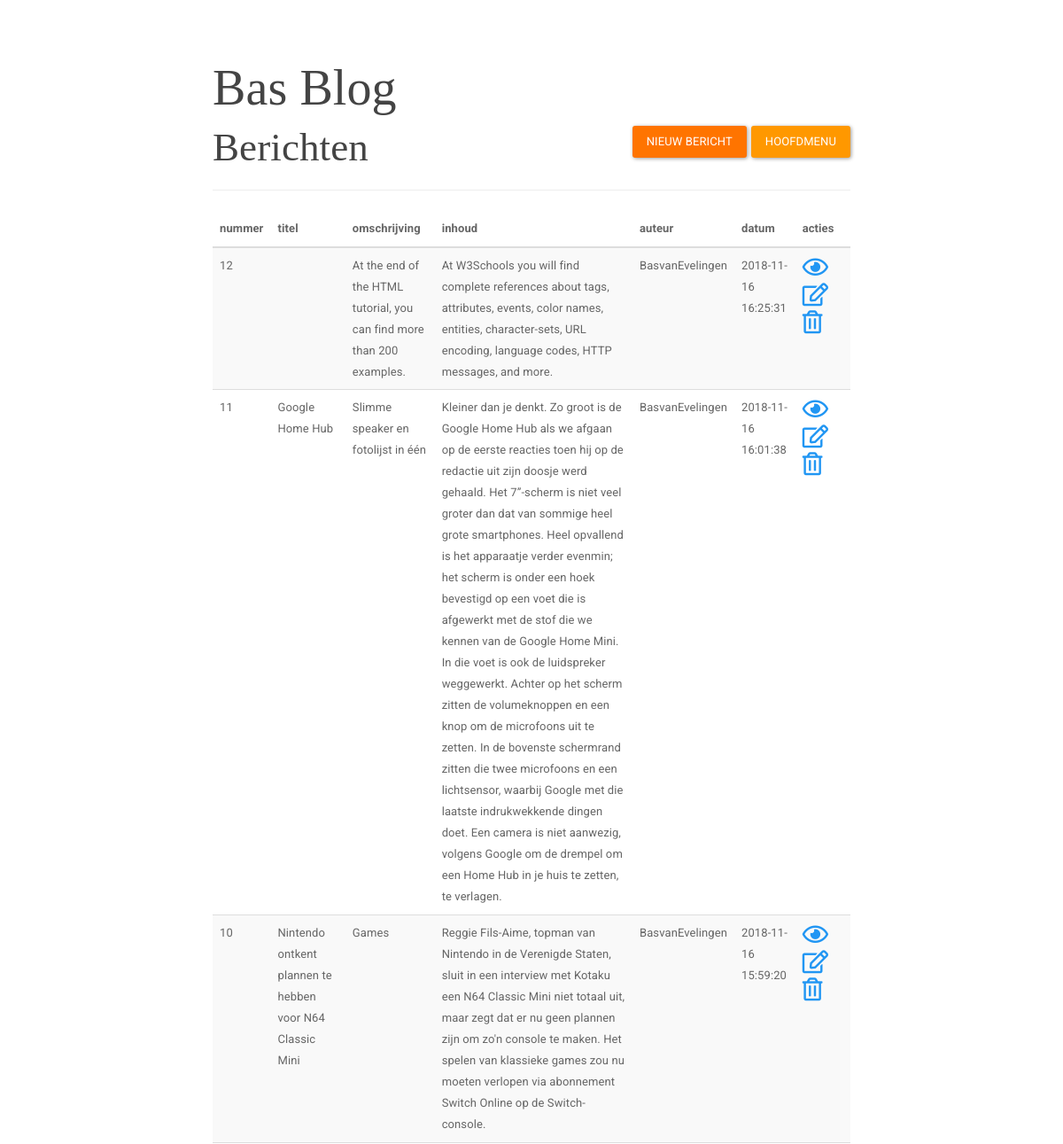
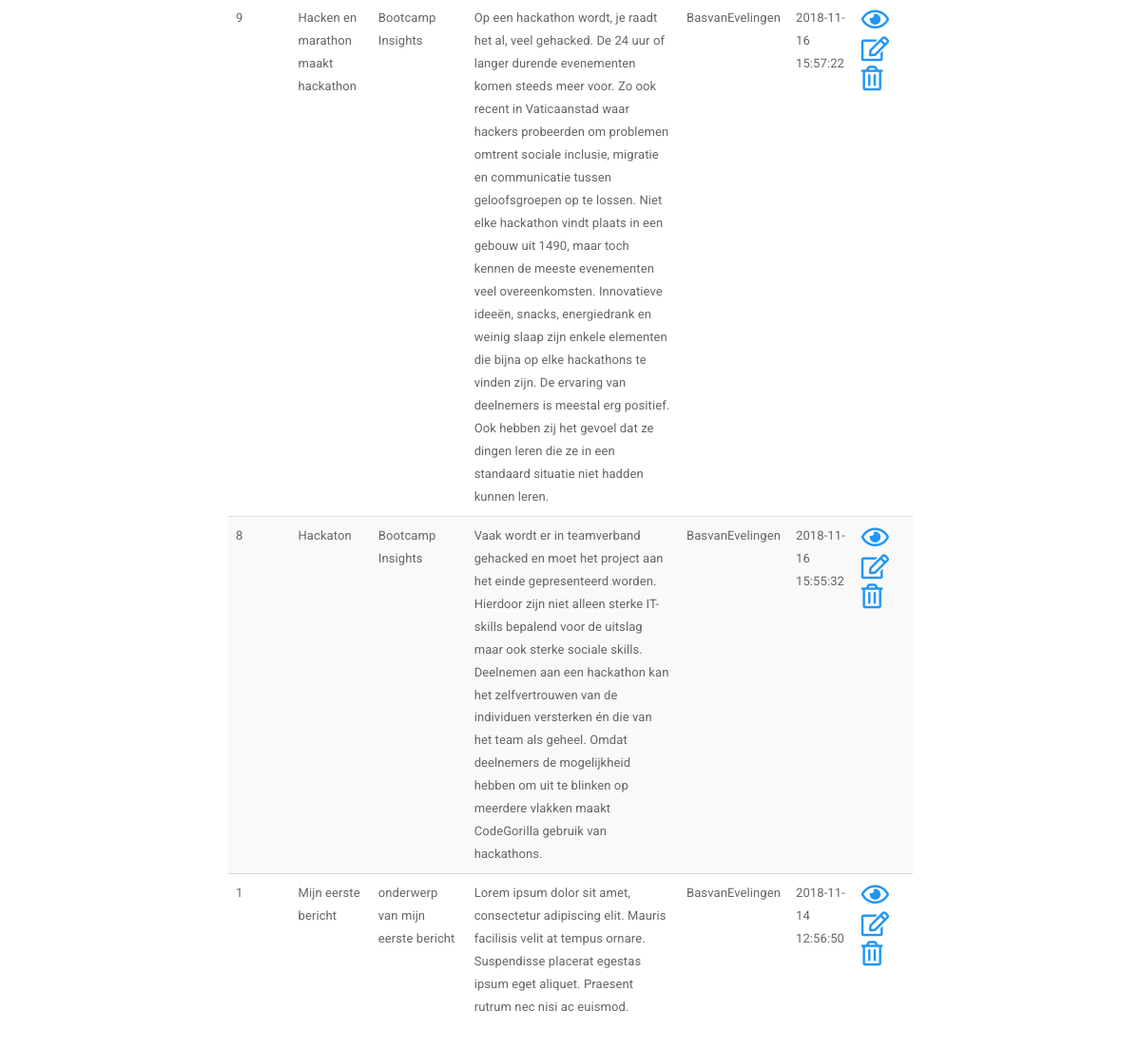
The page / (signed in) on the database its author committed (2 pictures, top to bottom).
### tables this page shows
CREATE TABLE `berichten` (
  `BerichtID` int(11) NOT NULL,
  `BerichtTitel` varchar(255) DEFAULT NULL,
  `BerichtOmschrijving` text,
  `BerichtInhoud` text,
  `Auteur` varchar(128) DEFAULT NULL,
  `BerichtDatum` datetime DEFAULT CURRENT_TIMESTAMP
);

### index.php (the view, shortened to what this page needs)
<!DOCTYPE html>
<html>
    <head>
        <link href="bootstrap.css" rel="stylesheet">
        <link href="style.css" type="text/css" rel="stylesheet">
        <link href="https://use.fontawesome.com/releases/v5.5.0/css/all.css" rel="stylesheet">
    </head>
    <body>
        <div class="wrapper">
            <div class="container-fluid">
                <div class="row">
                    <div class="col-md-12">
                        <div class="page-header clearfix">
                            <h1>Bas Blog</h1>
                            <h2 class="pull-left">Berichten</h2>
                            <a href="user/welkom.php" class="btn btn-warning pull-right blogbutton">Hoofdmenu</a>
                            <a href="nieuwbericht.php" class="btn btn-primary pull-right blogbutton">Nieuw Bericht</a>
                        </div>
                        <?php
                            require_once "config.php";
                            $sql = "SELECT * FROM berichten ORDER BY BerichtDatum DESC";
                            if ($result = $mysqli->query($sql)) {
                                if ($result->num_rows > 0) {
                                    echo "<table class='table table-borderer table-striped'>";
                                        echo "<thead>";
                                            echo "<tr>";
                                                echo "<th>nummer</th>";
                                                echo "<th>titel</th>";
                                                echo "<th>omschrijving</th>";
                                                echo "<th>inhoud</th>";
                                                echo "<th>auteur</th>";
                                                echo "<th>datum</th>";
                                                echo "<th>acties</th>";
                                            echo "</tr>";
                                        echo "</thead>";
                                        echo "<tbody>";
                                        while($row = mysqli_fetch_array($result)) {
                                            echo "<tr>";
                                                echo "<td>" . $row['BerichtID'] . "</td>";
                                                echo "<td>" . $row['BerichtTitel'] . "</td>";
                                                echo "<td>" . $row['BerichtOmschrijving'] . "</td>";
                                                echo "<td>" . $row['BerichtInhoud'] . "</td>";
                                                echo "<td>" . $row['Auteur'] . "</td>";
                                                echo "<td>" . $row['BerichtDatum'] . "</td>";
                                                echo "<td>";
                                                    echo "<a href='leesbericht.php?id=" . $row['BerichtID'] . "' title='Lees Bericht' data-toggle='tooltip'><i class='far fa-eye fa-2x'></i></a>";
                                                    echo "<a href='updatebericht.php?id=" . $row['BerichtID'] . "' title='Bewerk Bericht' data-toggle='tooltip'><i class='far fa-edit fa-2x'></i></a>";
                                                    echo "<a href='verwijderbericht.php?id=" . $row['BerichtID'] . "' title='Verwijder Bericht' data-toggle='tooltip'><i class='far fa-trash-alt fa-2x'></i></a>";
                                                echo "</td>";
                                            echo "</tr>";
                                        }
                                        echo "</tbody>";
                                    echo "</table>";
                                } else {
                                    echo "Geen berichten gevonden.</em></p>";
                                }
                            } else {
                                echo "ERROR: Kon volgende query niet uitvoeren: $sql. " . mysqli_error($link);
                            }
                        ?>
                    </div>
                </div>
            </div>
        </div>
    </body>
</html>

### style.css (style rules this page uses)
.wrapper { width: 750px; margin: 0 auto; }
.btn-primary { background-color: #FF7400; border-color: rgba(117, 63, 18, 0.829); }
.blogbutton { margin-left: 5px; }
.page-header h2 { margin-top: 0; }
h1,h2,h3 { font-family: Bitter; }
table tr td:last-child a { margin-right: 15px; }

### rows shown on the page
berichten: BerichtID "12", BerichtOmschrijving "At the end of the HTML tutorial, you can find more than 200 examples.", BerichtInhoud "At W3Schools you will find complete references about tags, attributes, events, color names, entities, character-sets, URL encoding, language codes, HTTP messages, and more.", Auteur "BasvanEvelingen", BerichtDatum "2018-11-16 16:25:31"
berichten: BerichtID "11", BerichtTitel "Google Home Hub", BerichtOmschrijving "Slimme speaker en fotolijst in één", BerichtInhoud "Kleiner dan je denkt. Zo groot is de Google Home Hub als we afgaan op de eerste reacties toen hij op de redactie uit zijn doosje werd gehaald. Het 7”-scherm is niet veel groter dan dat van sommige heel grote smartphones. Heel opvallend is het apparaatje verder evenmin; het scherm is onder een hoek bevestigd op een voet die is afgewerkt met de stof die we kennen van de Google Home Mini. In die voet is ook de luidspreker weggewerkt. Achter op het scherm zitten de volumeknoppen en een knop om de microfoons uit te zetten. In de bovenste schermrand zitten die twee microfoons en een lichtsensor, waarbij Google met die laatste indrukwekkende dingen doet. Een camera is niet aanwezig, volgens Google…", Auteur "BasvanEvelingen", BerichtDatum "2018-11-16 16:01:38"
berichten: BerichtID "10", BerichtTitel "Nintendo ontkent plannen te hebben voor N64 Classic Mini", BerichtOmschrijving "Games", BerichtInhoud "Reggie Fils-Aime, topman van Nintendo in de Verenigde Staten, sluit in een interview met Kotaku een N64 Classic Mini niet totaal uit, maar zegt dat er nu geen plannen zijn om zo'n console te maken. Het spelen van klassieke games zou nu moeten verlopen via abonnement Switch Online op de Switch-console.", Auteur "BasvanEvelingen", BerichtDatum "2018-11-16 15:59:20"
berichten: BerichtID "9", BerichtTitel "Hacken en marathon maakt hackathon", BerichtOmschrijving "Bootcamp Insights", BerichtInhoud "Op een hackathon wordt, je raadt het al, veel gehacked. De 24 uur of langer durende evenementen komen steeds meer voor. Zo ook recent in Vaticaanstad waar hackers probeerden om problemen omtrent sociale inclusie, migratie en communicatie tussen geloofsgroepen op te lossen. Niet elke hackathon vindt plaats in een gebouw uit 1490, maar toch kennen de meeste evenementen veel overeenkomsten. Innovatieve ideeën, snacks, energiedrank en weinig slaap zijn enkele elementen die bijna op elke hackathons te vinden zijn. De ervaring van deelnemers is meestal erg positief. Ook hebben zij het gevoel dat ze dingen leren die ze in een standaard situatie niet hadden kunnen leren.", Auteur "BasvanEvelingen", BerichtDatum "2018-11-16 15:57:22"
berichten: BerichtID "8", BerichtTitel "Hackaton", BerichtOmschrijving "Bootcamp Insights", BerichtInhoud "Vaak wordt er in teamverband gehacked en moet het project aan het einde gepresenteerd worden. Hierdoor zijn niet alleen sterke IT-skills bepalend voor de uitslag maar ook sterke sociale skills. Deelnemen aan een hackathon kan het zelfvertrouwen van de individuen versterken én die van het team als geheel. Omdat deelnemers de mogelijkheid hebben om uit te blinken op meerdere vlakken maakt CodeGorilla gebruik van hackathons.", Auteur "BasvanEvelingen", BerichtDatum "2018-11-16 15:55:32"
berichten: BerichtID "1", BerichtTitel "Mijn eerste bericht", BerichtOmschrijving "onderwerp van mijn eerste bericht", BerichtInhoud "Lorem ipsum dolor sit amet, consectetur adipiscing elit. Mauris facilisis velit at tempus ornare. Suspendisse placerat egestas ipsum eget aliquet. Praesent rutrum nec nisi ac euismod.", Auteur "BasvanEvelingen", BerichtDatum "2018-11-14 12:56:50"
